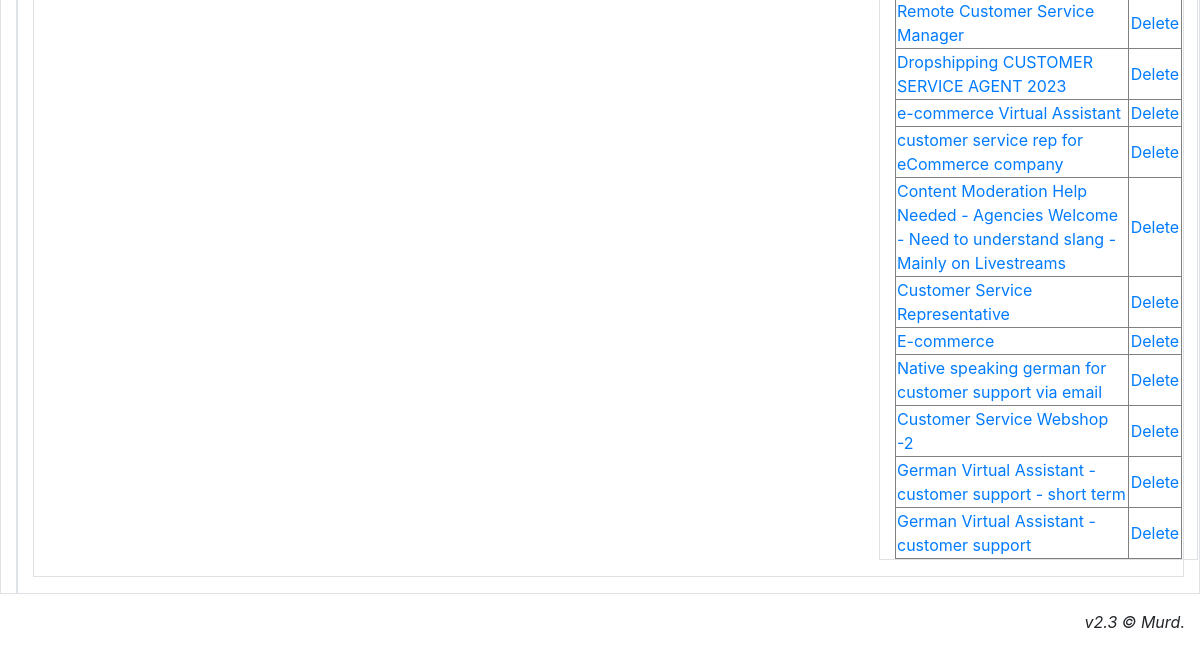
The page /chat/db/edit/503/ (lower part) on the database as committed earlier.
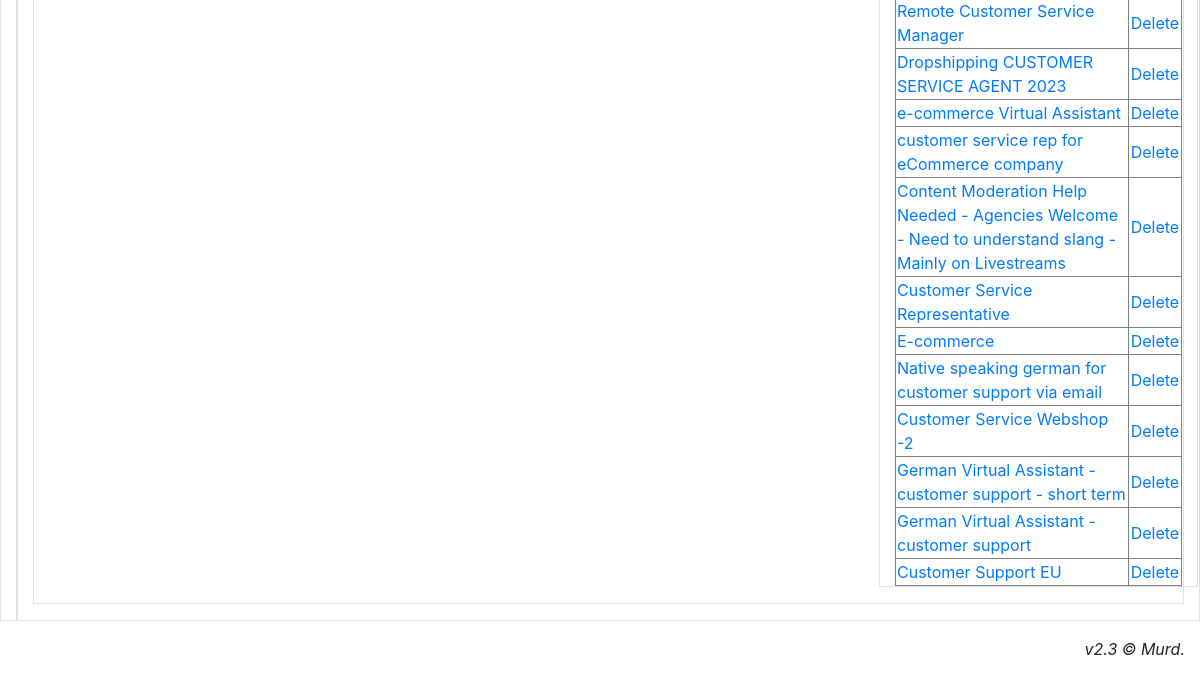
The same page on the database as committed later.
### chat/models.py (models this page shows, shortened)
class MessageChain(models.Model):
    owner = models.ForeignKey(AdvUser, verbose_name='Chein owner.', on_delete = models.DO_NOTHING)
    created_at = models.DateTimeField(auto_now_add=True, db_index=True, verbose_name='Message time.')
    job_title = models.TextField(default = "noname")
    job_description = models.TextField()
    proposal_cover_letter = models.TextField()
    chat_interview = models.TextField()

### chat/views.py (the view, shortened to what this page needs)
# urls.py: path('chat/db/edit/<int:id>/', views.edit_proposal_page, name= 'my_edit_proposal'),
def edit_proposal_page(request, id = 0):
    template = 'chat/chat_edit_proposal.html'
    jobs = MessageChain.objects.all()
    models = [(0, 'text-davinci-003'), (1, 'gpt-3.5-turbo')]
    if (id > 0):
        curr_job_chain = MessageChain.objects.get(id=id)
    else:
        curr_job_chain = MessageChain.objects.last()
    if (curr_job_chain == None):
        parts = JobForm()
    else:
        messages = []
        res = ProposalHistory.objects.filter(message_chain=curr_job_chain)
        if(len(res) == 0):
            messages.extend(curr_job_chain.proposal_cover_letter)
        else:
            for qa in res:
                if not (pd.isna(qa.user_question)):
                    messages.extend(["\n ______________________________________________________ \n", qa.user_question, "\n ______________________________________________________ \n", qa.ai_answer])
        st = ""
        for buf in messages:
            st += buf
        parts = EditJobForm(initial= {"f_content":st})
    context = {"form": parts, "jobs": jobs}
    return render(request, template, context)

### chat/templates/chat/chat_edit_proposal.html (shortened to what this page needs)
{% extends "chat/chat_base.html" %}
{% load static %}
{% load bootstrap4 %}
{% block content %}
<div class="conteiner-fluid mb-2 border">
<form name="Edit proposal" method="POST" >
  <div class="row mb-2">
	<div class="col">
	</div>
	<div class="col mb-2 border">
		<table border="1" colspan="2" width="100%">
		{% for record in jobs %}
		<tr>
		<td><a href="{% url 'chat:my_edit_proposal' id=record.id %}" style="text-decoration:None">{{record.job_title }}</a></td>
		<td align="center"><a href="{% url 'chat:my_del_record_edit' id=record.id %}" style="text-decoration:None">Delete</a></td>
		</tr>
		{% endfor %}
		</table>
	</div>
</form>
</div>
{% endblock %}

Rows that differ between the two databases and show on the page:
added MessageChain: job_title "Customer Support EU"
